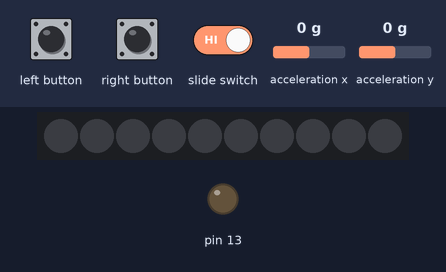
This sketch was run on a simulated Arduino Leonardo, built with avr-gcc and run on an emulated ATmega32U4. Shown: 10 RGB LEDs in strip order, left to right, output pins drawn as LEDs (lit = HIGH). Inputs (shaded band) come from the test bench; at power-on: acceleration x 0 g, acceleration y 0 g. Dim RGB values are drawn brighter than linear; USB keyboard and mouse output is not drawn.

Above: at 1.2 s.
1.3 s: acceleration x set to -1.4 g
At 1.8 s:
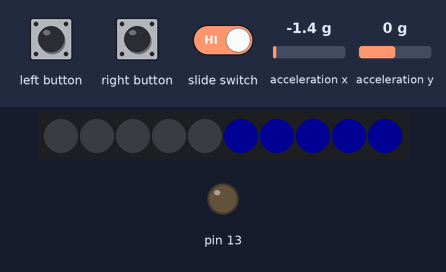
2.8 s: acceleration x set to 0.8 g
At 3.3 s:
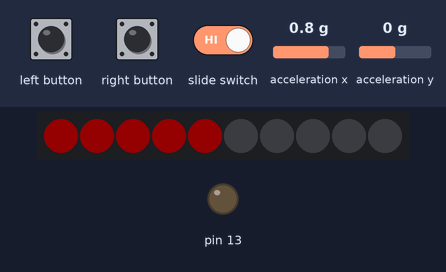
4.3 s: acceleration x set to -0.8 g
At 5.3 s:
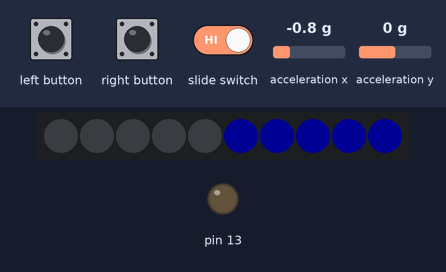
5.8 s: acceleration x set to 0 g
At 6.5 s:
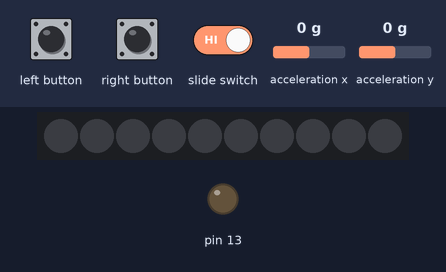
7.3 s: acceleration y set to -1.4 g
At 8.5 s:
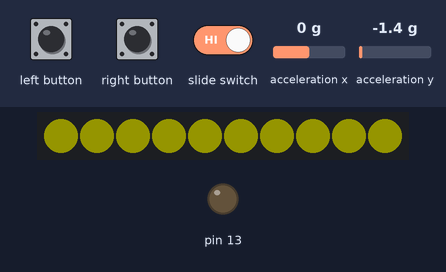
8.8 s: acceleration y set to 0.8 g
At 10.2 s:
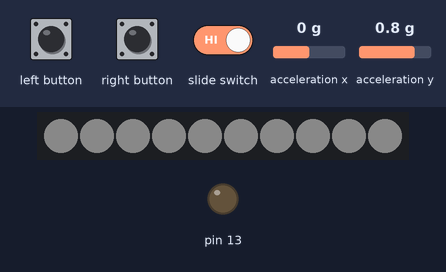
Timing chart, 0 to 11.3 s (numbered marks = the images above; inputs shaded):
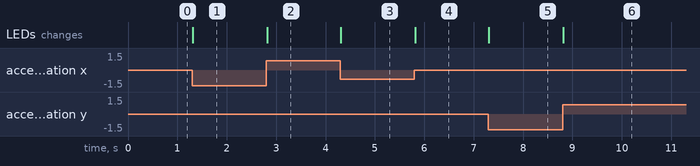

Measured:
- after the input at 1.3 s, the LEDs: change at once (image 1)
- after the input at 2.8 s, the LEDs: change at once (image 2)
- after the input at 4.3 s, the LEDs: change at once (image 3)
- after the input at 5.8 s, the LEDs: change at once (image 4)
- after the input at 7.3 s, the LEDs: change at once (image 5)
- after the input at 8.8 s, the LEDs: change at once (image 6)

The sketch:

half_lights_turn.ino
```cpp
/*
The code snippet (1. Make the Circuit Playground Express as the mouse to control unity ) below has been sourced from
Circuit Playground Express Examples of accel_mouse
I have changed ease some functions and add color change when user turn left,right, ,up and down the leds lights will turn on
adjusted the loop functionality
*/
#include <Adafruit_CircuitPlayground.h>
#include <Mouse.h>

#define SENSITIVITY 10  // Adjust this value to control sensitivity.
#define LED_COUNT 10   // Number of NeoPixel LEDs on the Circuit Playground.

void setup() {
  CircuitPlayground.begin();
  Mouse.begin();
}
// Floating point linear interpolation function that takes a value inside one
// range and maps it to a new value inside another range.  This is used to transform
// each axis of acceleration to mouse velocity/speed. See this page for details
// on the equation: https://en.wikipedia.org/wiki/Linear_interpolation
float lerp(float value, float start1, float stop1, float start2, float stop2) {
    return (value - start1) / (stop1 - start1) * (stop2 - start2) + start2;
}
void loop() {
  if (!CircuitPlayground.slideSwitch()) {
    return;
  }

  float x = CircuitPlayground.motionX();
  float y = CircuitPlayground.motionY();

  int moveX = lerp(x, -10, 10, -SENSITIVITY, SENSITIVITY);
  int moveY = lerp(y, -10, 10, -SENSITIVITY, SENSITIVITY);

  Mouse.move(moveX, moveY);

  if (x > 2) {  // Tilted to the right
    // Turn on the right half of the NeoPixels (LEDs 5 to 9).
    for (int i = 0; i < LED_COUNT / 2; i++) {
      CircuitPlayground.setPixelColor(i, 255, 0, 0); // Red
    }
    for (int i = LED_COUNT / 2; i < LED_COUNT; i++) {
      CircuitPlayground.setPixelColor(i, 0, 0, 0); // Turn off the left half
    }
  } else if (x < -2) {  // Tilted to the left
    // Turn on the left half of the NeoPixels (LEDs 0 to 4).
    for (int i = 0; i < LED_COUNT / 2; i++) {
      CircuitPlayground.setPixelColor(i, 0, 0, 0); // Turn off the right half
    }
    for (int i = LED_COUNT / 2; i < LED_COUNT; i++) {
      CircuitPlayground.setPixelColor(i, 0, 0, 255); // Blue
    }
    }else if (y < -2) {  // Tilted to the up
    // Turn on the all of the NeoPixels
    for (int i = 0; i < LED_COUNT % 2; i++) {
      CircuitPlayground.setPixelColor(i, 0, 0, 0); // Turn on the all leds
    }
    for (int i = LED_COUNT % 2; i < LED_COUNT; i++) {
      CircuitPlayground.setPixelColor(i, 255, 255, 0); // Yellow
    }
  }
  else if (y > 2) {  // Tilted to the down
    // Turn on all of the NeoPixels
    for (int i = 0; i < LED_COUNT % 2; i++) {
      CircuitPlayground.setPixelColor(i, 0, 0, 0); // Turn on the all leds
    }
    for (int i = LED_COUNT % 2; i < LED_COUNT; i++) {
      CircuitPlayground.setPixelColor(i, 128, 128, 128); // white
    }
    }else {
    CircuitPlayground.clearPixels(); // Turn off all NeoPixels if not tilted left or right or up or down
  }

  if (CircuitPlayground.leftButton()) {
    Mouse.press(MOUSE_LEFT);
  } else {
    Mouse.release(MOUSE_LEFT);
  }

  if (CircuitPlayground.rightButton()) {
    Mouse.press(MOUSE_RIGHT);
  } else {
    Mouse.release(MOUSE_RIGHT);
  }

  delay(10);
}
// End code snippet (1. Make the Circuit Playground Express as the mouse to control unity )
```
